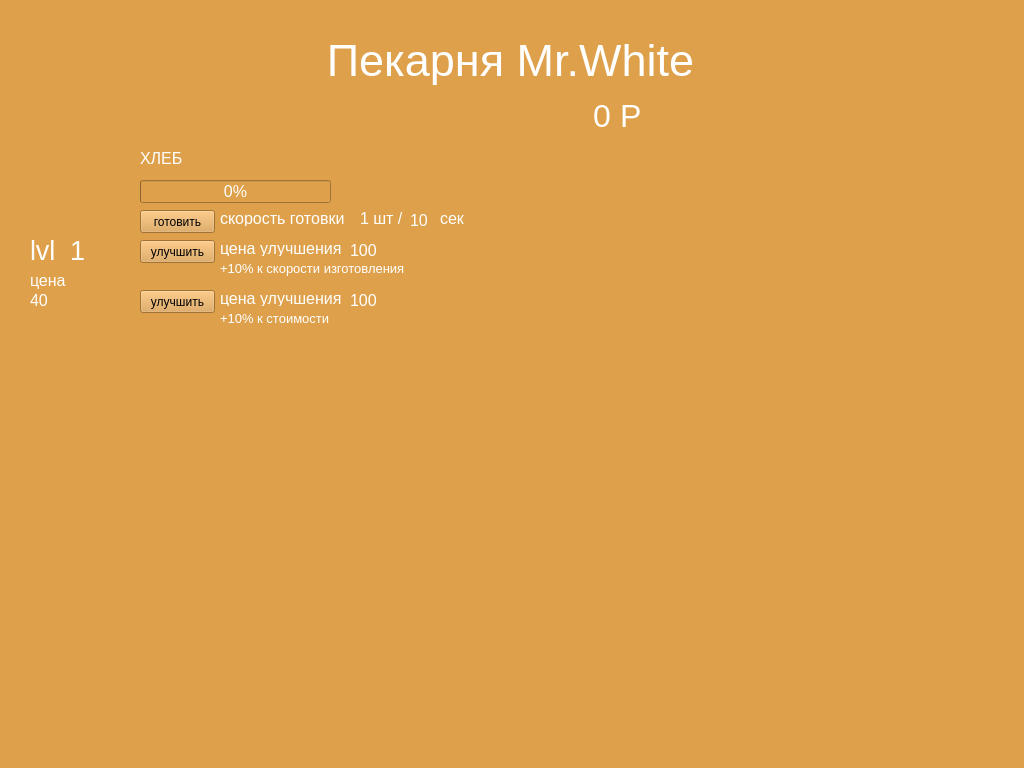
<?xml version="1.0" encoding="UTF-8"?>
<ui version="4.0">
 <class>MainWindow</class>
 <widget class="QMainWindow" name="MainWindow">
  <property name="geometry">
   <rect>
    <x>0</x>
    <y>0</y>
    <width>1024</width>
    <height>768</height>
   </rect>
  </property>
  <property name="windowTitle">
   <string>MainWindow</string>
  </property>
  <property name="styleSheet">
   <string notr="true">background-color: rgb(222, 160, 74);</string>
  </property>
  <widget class="QWidget" name="centralwidget">
   <widget class="QLabel" name="header">
    <property name="geometry">
     <rect>
      <x>0</x>
      <y>30</y>
      <width>1021</width>
      <height>61</height>
     </rect>
    </property>
    <property name="font">
     <font>
      <pointsize>34</pointsize>
     </font>
    </property>
    <property name="styleSheet">
     <string notr="true">color: rgb(255, 255, 255);</string>
    </property>
    <property name="text">
     <string>Пекарня Mr.White</string>
    </property>
    <property name="alignment">
     <set>Qt::AlignCenter</set>
    </property>
   </widget>
   <widget class="QLabel" name="money">
    <property name="geometry">
     <rect>
      <x>460</x>
      <y>100</y>
      <width>151</width>
      <height>31</height>
     </rect>
    </property>
    <property name="font">
     <font>
      <pointsize>24</pointsize>
     </font>
    </property>
    <property name="styleSheet">
     <string notr="true">color: rgb(255, 255, 255);</string>
    </property>
    <property name="text">
     <string>0</string>
    </property>
    <property name="alignment">
     <set>Qt::AlignRight|Qt::AlignTrailing|Qt::AlignVCenter</set>
    </property>
   </widget>
   <widget class="QLabel" name="label">
    <property name="geometry">
     <rect>
      <x>620</x>
      <y>100</y>
      <width>51</width>
      <height>31</height>
     </rect>
    </property>
    <property name="font">
     <font>
      <pointsize>24</pointsize>
     </font>
    </property>
    <property name="styleSheet">
     <string notr="true">color: rgb(255, 255, 255);</string>
    </property>
    <property name="text">
     <string>Р</string>
    </property>
   </widget>
   <widget class="QLabel" name="img_bread">
    <property name="geometry">
     <rect>
      <x>30</x>
      <y>160</y>
      <width>61</width>
      <height>61</height>
     </rect>
    </property>
    <property name="text">
     <string/>
    </property>
    <property name="pixmap">
     <pixmap>img/el1.png</pixmap>
    </property>
    <property name="scaledContents">
     <bool>true</bool>
    </property>
   </widget>
   <widget class="QProgressBar" name="pb_bread">
    <property name="geometry">
     <rect>
      <x>140</x>
      <y>180</y>
      <width>191</width>
      <height>23</height>
     </rect>
    </property>
    <property name="font">
     <font>
      <pointsize>12</pointsize>
     </font>
    </property>
    <property name="styleSheet">
     <string notr="true">color: rgb(255, 255, 255);</string>
    </property>
    <property name="value">
     <number>0</number>
    </property>
   </widget>
   <widget class="QPushButton" name="create_bread">
    <property name="geometry">
     <rect>
      <x>140</x>
      <y>210</y>
      <width>75</width>
      <height>23</height>
     </rect>
    </property>
    <property name="text">
     <string>готовить</string>
    </property>
   </widget>
   <widget class="QPushButton" name="upgrade_bread_speed">
    <property name="geometry">
     <rect>
      <x>140</x>
      <y>240</y>
      <width>75</width>
      <height>23</height>
     </rect>
    </property>
    <property name="text">
     <string>улучшить</string>
    </property>
   </widget>
   <widget class="QLabel" name="label_2">
    <property name="geometry">
     <rect>
      <x>30</x>
      <y>240</y>
      <width>31</width>
      <height>20</height>
     </rect>
    </property>
    <property name="font">
     <font>
      <pointsize>20</pointsize>
     </font>
    </property>
    <property name="styleSheet">
     <string notr="true">color: rgb(255, 255, 255);</string>
    </property>
    <property name="text">
     <string>lvl</string>
    </property>
   </widget>
   <widget class="QLabel" name="lvl_bread">
    <property name="geometry">
     <rect>
      <x>70</x>
      <y>240</y>
      <width>47</width>
      <height>21</height>
     </rect>
    </property>
    <property name="font">
     <font>
      <pointsize>20</pointsize>
     </font>
    </property>
    <property name="styleSheet">
     <string notr="true">color: rgb(255, 255, 255);</string>
    </property>
    <property name="text">
     <string>1</string>
    </property>
   </widget>
   <widget class="QLabel" name="label_3">
    <property name="geometry">
     <rect>
      <x>350</x>
      <y>240</y>
      <width>47</width>
      <height>20</height>
     </rect>
    </property>
    <property name="font">
     <font>
      <pointsize>12</pointsize>
     </font>
    </property>
    <property name="styleSheet">
     <string notr="true">color: rgb(255, 255, 255);</string>
    </property>
    <property name="text">
     <string>100</string>
    </property>
   </widget>
   <widget class="QLabel" name="label_4">
    <property name="geometry">
     <rect>
      <x>220</x>
      <y>240</y>
      <width>121</width>
      <height>16</height>
     </rect>
    </property>
    <property name="font">
     <font>
      <pointsize>12</pointsize>
     </font>
    </property>
    <property name="styleSheet">
     <string notr="true">color: rgb(255, 255, 255);</string>
    </property>
    <property name="text">
     <string>цена улучшения</string>
    </property>
   </widget>
   <widget class="QLabel" name="label_5">
    <property name="geometry">
     <rect>
      <x>220</x>
      <y>210</y>
      <width>141</width>
      <height>16</height>
     </rect>
    </property>
    <property name="font">
     <font>
      <pointsize>12</pointsize>
     </font>
    </property>
    <property name="styleSheet">
     <string notr="true">color: rgb(255, 255, 255);</string>
    </property>
    <property name="text">
     <string>скорость готовки</string>
    </property>
   </widget>
   <widget class="QLabel" name="create_speed_bread">
    <property name="geometry">
     <rect>
      <x>410</x>
      <y>210</y>
      <width>47</width>
      <height>20</height>
     </rect>
    </property>
    <property name="font">
     <font>
      <pointsize>12</pointsize>
     </font>
    </property>
    <property name="styleSheet">
     <string notr="true">color: rgb(255, 255, 255);</string>
    </property>
    <property name="text">
     <string>10</string>
    </property>
   </widget>
   <widget class="QLabel" name="label_6">
    <property name="geometry">
     <rect>
      <x>360</x>
      <y>210</y>
      <width>51</width>
      <height>16</height>
     </rect>
    </property>
    <property name="font">
     <font>
      <pointsize>12</pointsize>
     </font>
    </property>
    <property name="styleSheet">
     <string notr="true">color: rgb(255, 255, 255);</string>
    </property>
    <property name="text">
     <string>1 шт /</string>
    </property>
   </widget>
   <widget class="QLabel" name="label_7">
    <property name="geometry">
     <rect>
      <x>440</x>
      <y>210</y>
      <width>31</width>
      <height>16</height>
     </rect>
    </property>
    <property name="font">
     <font>
      <pointsize>12</pointsize>
     </font>
    </property>
    <property name="styleSheet">
     <string notr="true">color: rgb(255, 255, 255);</string>
    </property>
    <property name="text">
     <string>сек</string>
    </property>
   </widget>
   <widget class="QLabel" name="label_8">
    <property name="geometry">
     <rect>
      <x>220</x>
      <y>260</y>
      <width>241</width>
      <height>16</height>
     </rect>
    </property>
    <property name="font">
     <font>
      <pointsize>10</pointsize>
     </font>
    </property>
    <property name="styleSheet">
     <string notr="true">color: rgb(255, 255, 255);</string>
    </property>
    <property name="text">
     <string>+10% к скорости изготовления</string>
    </property>
   </widget>
   <widget class="QPushButton" name="upgrade_bread_price">
    <property name="geometry">
     <rect>
      <x>140</x>
      <y>290</y>
      <width>75</width>
      <height>23</height>
     </rect>
    </property>
    <property name="text">
     <string>улучшить</string>
    </property>
   </widget>
   <widget class="QLabel" name="label_9">
    <property name="geometry">
     <rect>
      <x>220</x>
      <y>290</y>
      <width>121</width>
      <height>16</height>
     </rect>
    </property>
    <property name="font">
     <font>
      <pointsize>12</pointsize>
     </font>
    </property>
    <property name="styleSheet">
     <string notr="true">color: rgb(255, 255, 255);</string>
    </property>
    <property name="text">
     <string>цена улучшения</string>
    </property>
   </widget>
   <widget class="QLabel" name="label_10">
    <property name="geometry">
     <rect>
      <x>350</x>
      <y>290</y>
      <width>47</width>
      <height>20</height>
     </rect>
    </property>
    <property name="font">
     <font>
      <pointsize>12</pointsize>
     </font>
    </property>
    <property name="styleSheet">
     <string notr="true">color: rgb(255, 255, 255);</string>
    </property>
    <property name="text">
     <string>100</string>
    </property>
   </widget>
   <widget class="QLabel" name="label_11">
    <property name="geometry">
     <rect>
      <x>220</x>
      <y>310</y>
      <width>241</width>
      <height>16</height>
     </rect>
    </property>
    <property name="font">
     <font>
      <pointsize>10</pointsize>
     </font>
    </property>
    <property name="styleSheet">
     <string notr="true">color: rgb(255, 255, 255);</string>
    </property>
    <property name="text">
     <string>+10% к стоимости</string>
    </property>
   </widget>
   <widget class="QLabel" name="bread_price">
    <property name="geometry">
     <rect>
      <x>30</x>
      <y>290</y>
      <width>47</width>
      <height>20</height>
     </rect>
    </property>
    <property name="font">
     <font>
      <pointsize>12</pointsize>
     </font>
    </property>
    <property name="styleSheet">
     <string notr="true">color: rgb(255, 255, 255);</string>
    </property>
    <property name="text">
     <string>40</string>
    </property>
   </widget>
   <widget class="QLabel" name="bread_price_2">
    <property name="geometry">
     <rect>
      <x>30</x>
      <y>270</y>
      <width>47</width>
      <height>20</height>
     </rect>
    </property>
    <property name="font">
     <font>
      <pointsize>12</pointsize>
     </font>
    </property>
    <property name="styleSheet">
     <string notr="true">color: rgb(255, 255, 255);</string>
    </property>
    <property name="text">
     <string>цена</string>
    </property>
   </widget>
   <widget class="QLabel" name="label_12">
    <property name="geometry">
     <rect>
      <x>140</x>
      <y>150</y>
      <width>141</width>
      <height>16</height>
     </rect>
    </property>
    <property name="font">
     <font>
      <pointsize>12</pointsize>
     </font>
    </property>
    <property name="styleSheet">
     <string notr="true">color: rgb(255, 255, 255);</string>
    </property>
    <property name="text">
     <string>ХЛЕБ</string>
    </property>
   </widget>
   <zorder>header</zorder>
   <zorder>money</zorder>
   <zorder>label</zorder>
   <zorder>pb_bread</zorder>
   <zorder>create_bread</zorder>
   <zorder>upgrade_bread_speed</zorder>
   <zorder>label_2</zorder>
   <zorder>lvl_bread</zorder>
   <zorder>label_3</zorder>
   <zorder>label_4</zorder>
   <zorder>label_5</zorder>
   <zorder>create_speed_bread</zorder>
   <zorder>label_6</zorder>
   <zorder>label_7</zorder>
   <zorder>label_8</zorder>
   <zorder>img_bread</zorder>
   <zorder>upgrade_bread_price</zorder>
   <zorder>label_9</zorder>
   <zorder>label_10</zorder>
   <zorder>label_11</zorder>
   <zorder>bread_price</zorder>
   <zorder>bread_price_2</zorder>
   <zorder>label_12</zorder>
  </widget>
  <widget class="QMenuBar" name="menubar">
   <property name="geometry">
    <rect>
     <x>0</x>
     <y>0</y>
     <width>1024</width>
     <height>21</height>
    </rect>
   </property>
  </widget>
  <widget class="QStatusBar" name="statusbar"/>
 </widget>
 <resources/>
 <connections/>
</ui>
